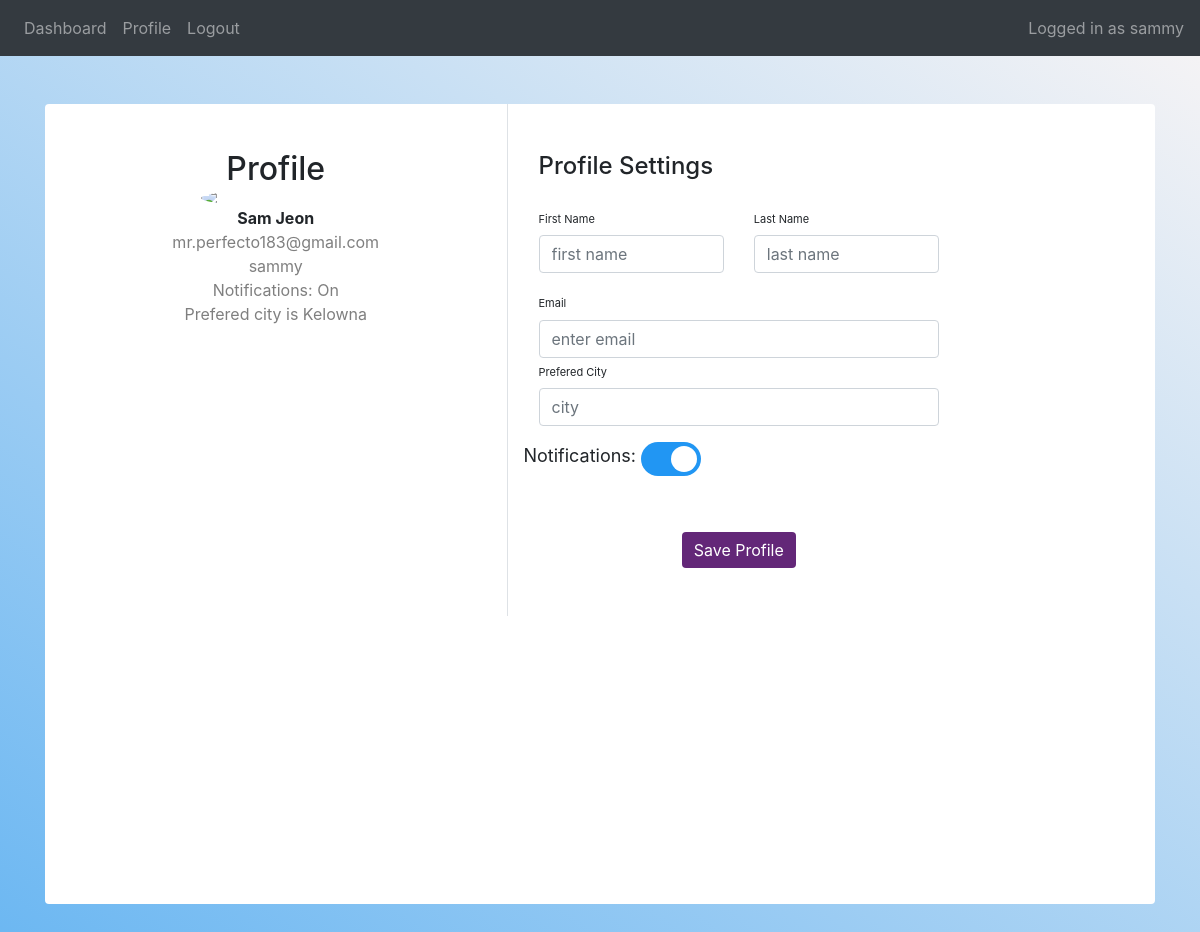
/profile (signed in), run on an earlier commit of the app's database.
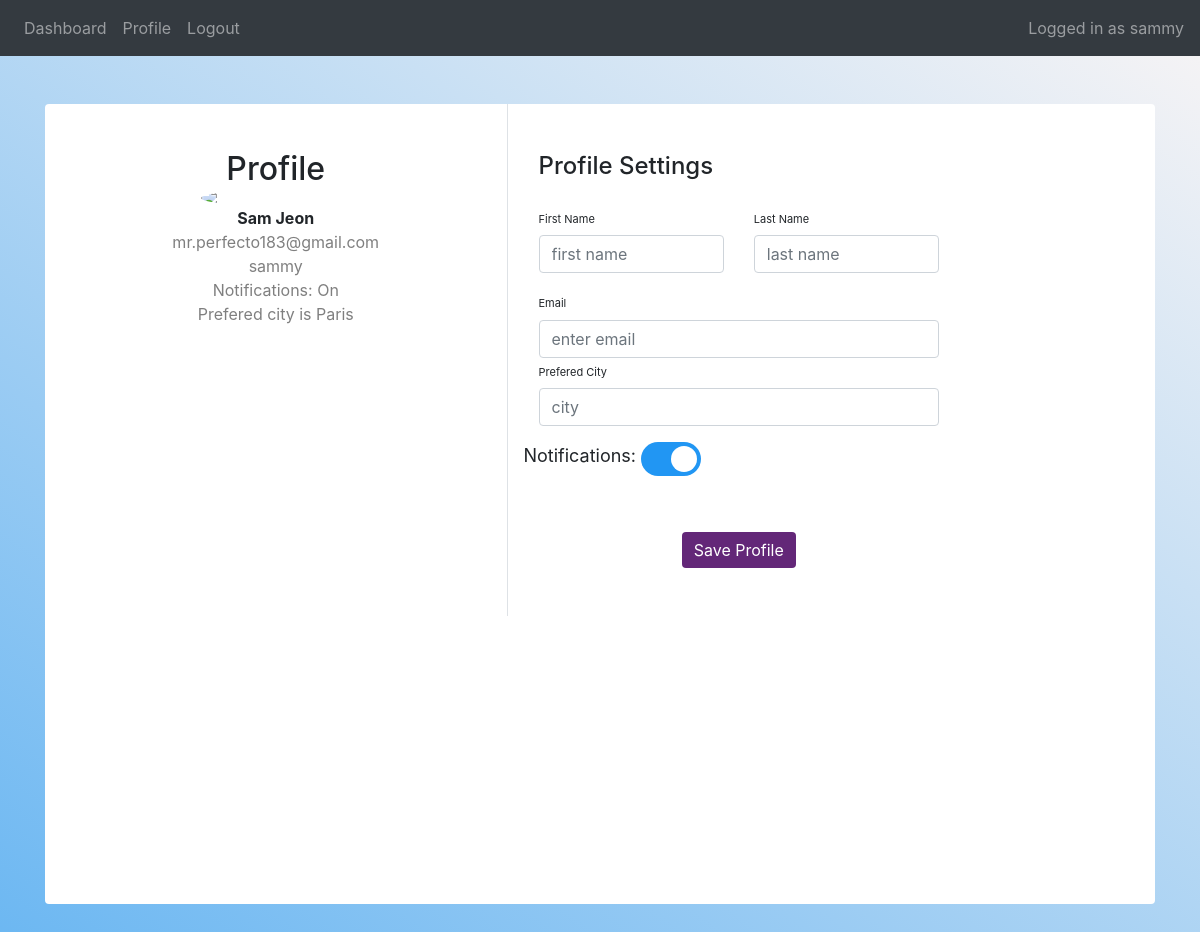
And on a later commit of the database.
### website/models.py (models this page shows)
class Member(db.Model, UserMixin):
    id = db.Column(db.Integer, primary_key = True)
    username = db.Column(db.String(50), unique = True)
    password = db.Column(db.String(50), unique = True)
    email = db.Column(db.String(50), unique = True)
    city = db.Column(db.String(50))
    notifications = db.Column(db.Boolean(), default = False)
    first_name = db.Column(db.String(50))
    last_name = db.Column(db.String(50))
    date = db.Column(db.DateTime(timezone=True), default =func.now())

### website/auth.py (the view, shortened to what this page needs)
@auth.route('/profile', methods = ['GET','POST'])
@login_required
def profile():
    return render_template("profile.html", logged_in = current_user, username = current_user.username, firstName = current_user.first_name, lastName = current_user.last_name, email = current_user.email, notifications = current_user.notifications, city = current_user.city )

### website/__init__.py (called while the page is built)
def create_app():
    app = Flask(__name__)
    app.config['SECRET_KEY'] = 'Secret_Key'
    app.config['SQLALCHEMY_DATABASE_URI'] = f'sqlite:///{DB_NAME}'
    db.init_app(app)
    from .views import views
    from .auth import auth
    app.register_blueprint(views, url_prefix = '/')
    app.register_blueprint(auth, url_prefix = '/')
    from .models import Member
    with app.app_context():
        db.create_all()
    login_manager = LoginManager()
    login_manager.login_view = 'auth.login'
    login_manager.init_app(app)
    @login_manager.user_loader
    def load_member(id):
        return Member.query.get(int(id))
    return app

### website/templates/profile.html (shortened to what this page needs)
{% extends "navbar.html" %} {% block title %}Dashboard{% endblock %} {% block content
    %}
    <div class="container rounded bg-white mt-5 mb-5">
        <div class="row">
            <div class="col-md-5 border-right">
                <h2 class="text-center .custom-font">Profile</h2>
                <div class="d-flex flex-column align-items-center text-center p-3 py-5 "><img class="rounded-circle mt-5" width="150px" src="https://st3.depositphotos.com/15648834/17930/v/600/depositphotos_179308454-stock-illustration-unknown-person-silhouette-glasses-profile.jpg">
                    <span class="font-weight-bold">{{firstName}} {{lastName}}</span><span class="text-black-50">{{email}}</span>
                    <span class="text-black-50">{{username}} </span>
                    {%if notifications %}
                    <span class="text-black-50">
                        Notifications: On
                    </span>
                    {%else%}
                    <span class="text-black-50">
                        Notifications: Off
                    </span>
                    {%endif%}
                    {%if not city %}
                    <span class="text-black-50">
                        Prefered City is None
                    </span>
                    {%else%}
                    <span class="text-black-50">
                        Prefered city is {{city}}
                    </span>
                    {%endif%}
                </div>
            </div>
            <div class="col-md-5">
                <div class="p-3 py-5">
                    <div class="d-flex justify-content-between align-items-center mb-3">
                        <h4 class="text-right">Profile Settings</h4>
                    </div>
                    <form method = "POST">
                    <div class="row mt-2">
                        <div class="col-md-6"><label class="labels">First Name</label><input type="text" class="form-control" placeholder="first name" value="" name = "first_name"></div>
                        <div class="col-md-6"><label class="labels">Last Name</label><input type="text" class="form-control" value="" placeholder="last name" name = "last_name"></div>
                    </div>
                    <div class="row mt-3">
                        <div class="col-md-12"><label class="labels">Email</label><input type="email" class="form-control" placeholder="enter email" value="" name = "email"></div>
                        <div class="col-md-12"><label class="labels">Prefered City</label><input type="text" class="form-control" placeholder="city" value="" name ="city" ></div>
                    </div>
                    <div class="row mt-3">
                        <span class="text-black-100" style="font-size:18px; ">Notifications:
                            <label class="switch">
                                <span class="slider round"></span>
                              </label>
                        </span>
                    </div>
                    <div class="mt-5 text-center"><button class="btn btn-primary profile-button" type="submit">Save Profile</button></div>
                    </form>
                </div>
            </div>
        </div>
    </div>
    </div>
    {% endblock %}

### website/templates/navbar.html (shortened to what this page needs)
<!DOCTYPE html>
<html>
  <head>
    <link
      rel="stylesheet"
      href="https://stackpath.bootstrapcdn.com/bootstrap/4.4.1/css/bootstrap.min.css"
    />
    <link
      rel="stylesheet"
      href="https://stackpath.bootstrapcdn.com/font-awesome/4.7.0/css/font-awesome.min.css"
    />
    <link
    rel="stylesheet"
    href="https://cdnjs.cloudflare.com/ajax/libs/font-awesome/5.15.4/css/all.min.css"
  />
  <link rel="stylesheet" href="https://cdnjs.cloudflare.com/ajax/libs/font-awesome/6.0.0-beta3/css/all.min.css">
  </head>
  <body>
    <nav class="navbar navbar-expand-lg navbar-dark bg-dark">
    <div class="collapse navbar-collapse" id="navbar">
        <div class="navbar-nav mr-auto">
            {% if logged_in.is_authenticated %}
            <a class="nav-item nav-link" id="home" href="/dashboard">Dashboard</a>
            <a class="nav-item nav-link" id="signUp" href="/profile">Profile</a>
            <a class="nav-item nav-link" id="logout" href="/logout">Logout</a>
            {% else %}
            <a class="nav-item nav-link" id="home" href="/dashboard">Dashboard</a>
            <a class="nav-item nav-link" id="login" href="/login">Login</a>
            <a class="nav-item nav-link" id="signUp" href="/signup">Sign Up</a>
            {% endif %}
        </div>
        {% if logged_in.is_authenticated %}
        <div class="navbar-nav">
          <span class="navbar-text">Logged in as {{username}}</span>
        </div>
        {% endif %}
    </div>
</nav>
    <div class="container">{% block content %} {% endblock %}</div>
  </body>
</html>

### website/templates/profile.html (style rules this page uses)
body { background: rgb(2,0,36); background: linear-gradient(34deg, rgba(2,0,36,1) 0%, rgba(107,183,242,1) 0%, rgba(249,245,245,1) 100%); }
.container { min-height: 100vh; }
.profile-button { background: rgb(99, 39, 120); box-shadow: none; border: none }
.labels { font-size: 11px }
h2 { line-height:130px; margin-bottom: -140px; }
.switch { position: relative; display: inline-block; width: 60px; height: 34px; }
.slider { position: absolute; cursor: pointer; top: 0; left: 0; right: 0; bottom: 0; background-color: #ccc; -webkit-transition: .4s; transition: .4s; }
.slider:before { position: absolute; content: ""; height: 26px; width: 26px; left: 4px; bottom: 4px; background-color: white; -webkit-transition: .4s; transition: .4s; }
input:checked + .slider { background-color: #2196F3; }
input:checked + .slider:before { -webkit-transform: translateX(26px); -ms-transform: translateX(26px); transform: translateX(26px); }
.slider.round { border-radius: 34px; }
.slider.round:before { border-radius: 50%; }

What changed in the data, as far as the page shows it:
changed Member "sammy": city "Kelowna" → "Paris"
